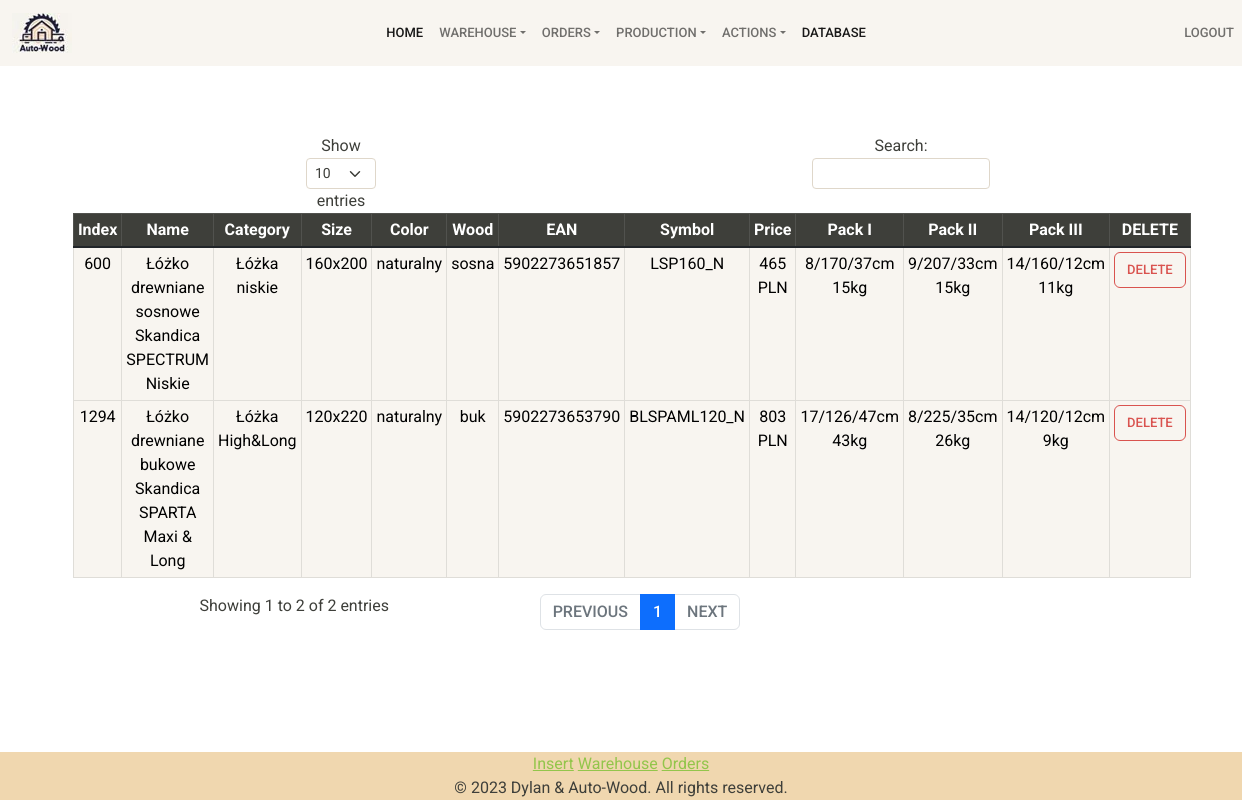
The app's page /warehouse (signed in), older data.
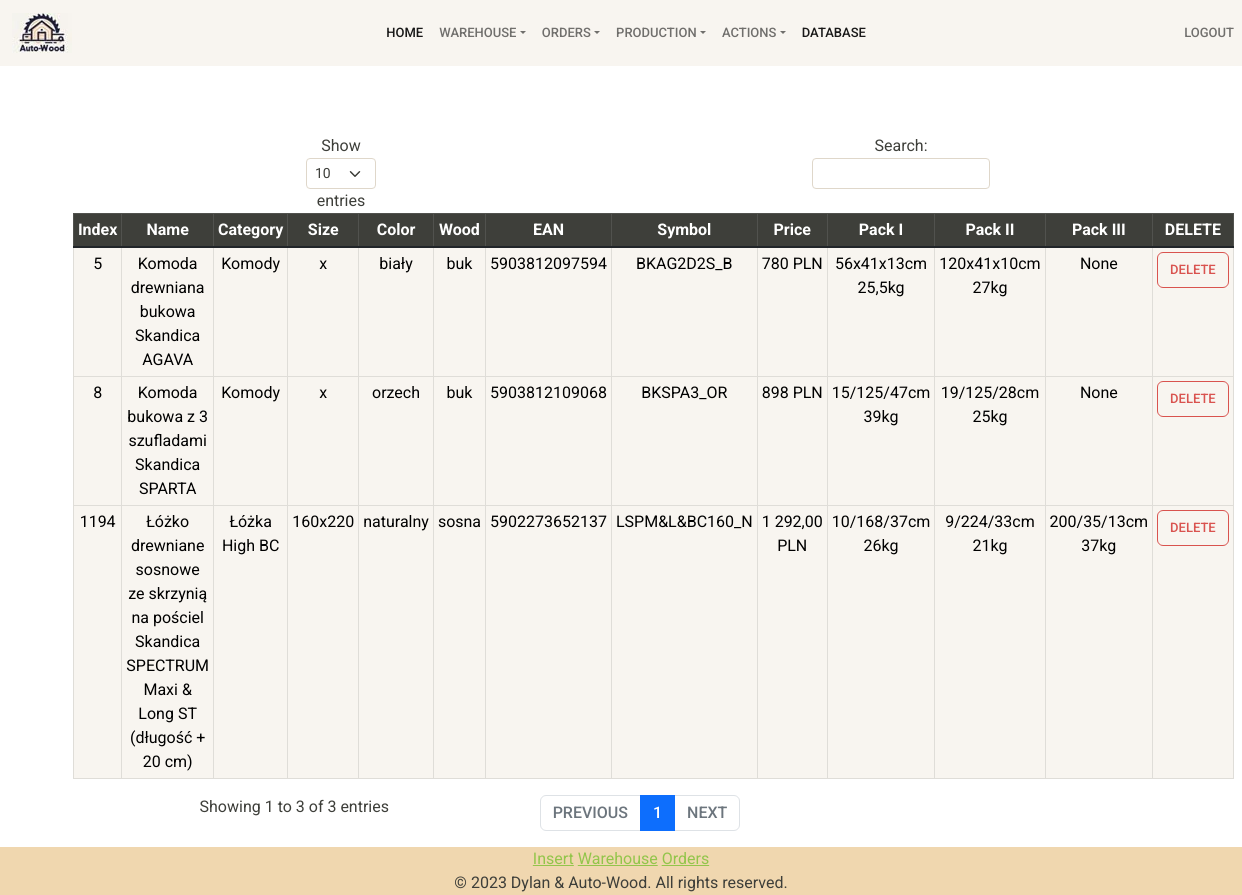
The same page, newer data.
### tables this page shows
CREATE TABLE warehouse (id INTEGER INDENTITY, EAN_CODE INTEGER REFERENCES sekwojaean ("Kod EAN"), date TEXT);

CREATE TABLE sekwojaean ("index" BIGINT, "Nazwa w sklepie" TEXT, "Nazwa kategorii" TEXT, Wymiary TEXT, "Rodzaj drewna" TEXT, "Kolor drewna" TEXT, "Kod EAN" BIGINT PRIMARY KEY, Symbol TEXT, "Cena zakupu bez stelaża [netto]" TEXT, "Paczka I" TEXT, "Paczka II" TEXT, "Paczka III" TEXT);

### app.py (the view)
@app.route("/warehouse", methods=["GET", "POST"])
@login_required
def warehouse():
    warehouse = db.execute('SELECT * FROM warehouse JOIN sekwojaean ON warehouse.EAN_CODE = sekwojaean."Kod EAN"')
    return render_template("warehouse.html", warehouse=warehouse)

### app.py (called while the page is built)
@app.after_request
def after_request(response):
    response.headers["Cache-Control"] = "no-cache, no-store, must-revalidate"
    response.headers["Expires"] = 0
    response.headers["Pragma"] = "no-cache"
    return response

### helpers.py (called while the page is built)
def login_required(f):
    @wraps(f)
    def decorated_function(*args, **kwargs):
        if session.get("user_id") is None:
            return redirect("/login")
        return f(*args, **kwargs)
    return decorated_function

### templates/warehouse.html (shortened to what this page needs)
{% extends "layout.html" %}
{% block main %}
<div class="tables">
  <table id="data" class="table table-sm table-bordered table-hover ">
      <thead>
          <tr class="table-dark table-hover">
          <th scope="col">Index</th>
          <th scope="col">Name</th>
          <th scope="col">Category</th>
          <th scope="col">Size</th>
          <th scope="col">Color</th>
          <th scope="col">Wood</th>
          <th scope="col">EAN</th>
          <th scope="col">Symbol</th>
          <th scope="col">Price</th>
          <th scope="col">Pack I</th>
          <th scope="col">Pack II</th>
          <th scope="col">Pack III</th>
          <th scope="col">DELETE</th>
          </tr>
      </thead>
      <tbody>
          {% for dict_item in warehouse %}
          <tr class="table-light table-hover">
              <td>{{ dict_item['index'] }}</td>
              <td>{{ dict_item['Nazwa w sklepie'] }}</td>
              <td>{{ dict_item['Nazwa kategorii'] }}</td>
              <td>{{ dict_item['Wymiary'] }}</td>
              <td>{{ dict_item['Kolor drewna'] }}</td>
              <td>{{ dict_item['Rodzaj drewna'] }}</td>
              <td>{{ dict_item['Kod EAN'] }}</td>
              <td>{{ dict_item['Symbol'] }}</td>
              <td>{{ dict_item['Cena zakupu bez stelaża [netto]'] }} PLN</td>
              <td>{{ dict_item['Paczka I'] }}</td>
              <td>{{ dict_item['Paczka II'] }}</td>
              <td>{{ dict_item['Paczka III'] }}</td>
              <td>
              <form action="/delete_wrow" method="post">
                  <button type="submit" class="btn btn-outline-danger">DELETE</button>
              </form>
          </td>
          </tr>
          {% endfor %}
      </tbody>
      </table>
</div>
{% endblock %}

### templates/layout.html (shortened to what this page needs)
<!DOCTYPE html>
<html lang="en">
    <head>
        <link href="https://cdn.jsdelivr.net/npm/bootstrap@5.1.3/dist/css/bootstrap.min.css" rel="stylesheet">
        <link href="/static/styles.css" rel="stylesheet">
        <link href="/static/bootswatch.css" rel="stylesheet">
    </head>
    <body>
  <nav class="navbar navbar-expand-lg navbar-light bg-light">
  <div class="container-fluid">
    <a class="navbar-brand" href="/">
      <img src="{{url_for('static', filename='nav-logo.jpg')}}"></a>
    {% if session["user_id"] %}
    <div class="collapse navbar-collapse justify-content-center" id="navbarColor01">
      <ul class="navbar-nav">
        <li class="nav-item">
          <a class="nav-link active nav-justified nav-pills " href="/">Home
          </a>
        </li>
        <li class="nav-item dropdown">
          <a class="nav-link dropdown-toggle " data-bs-toggle="dropdown" href="#" role="button" aria-haspopup="true" aria-expanded="false">Warehouse</a>
          <li class="nav-item dropdown">
            <a class="nav-link dropdown-toggle" data-bs-toggle="dropdown" href="#" role="button" aria-haspopup="true" aria-expanded="false">Orders</a>
            </li>
            <li class="nav-item dropdown">
              <a class="nav-link dropdown-toggle" data-bs-toggle="dropdown" href="#" role="button" aria-haspopup="true" aria-expanded="false">Production</a>
              <div class="dropdown-menu">
            <li class="nav-item dropdown">
              <a class="nav-link dropdown-toggle" data-bs-toggle="dropdown" href="#" role="button" aria-haspopup="true" aria-expanded="false">Actions</a>
              <div class="dropdown-menu">
                <li class="nav-item">
                  <a class="nav-link active" href="/database">DATABASE</a>
                </li>
          </ul>
        </div>
      </div>
      <form class="d-flex">
        <ul class="navbar-nav me-auto">
          <li class="nav-item">
            <a class="nav-link" href="/logout">Logout</a>
          </ul>
              {% endif %}
            </form>
        </nav>
    </body>
    <main class="container-fluid py-5 text-center">
      {% block main %}{% endblock %}
  </main>
  <footer>
    <div class="footer">
      <a href="/insert">Insert</a>
      <a href="/warehouse">Warehouse</a>
      <a href="/orders">Orders</a><br>
      &copy; 2023 Dylan & Auto-Wood. All rights reserved.
    </div>
  </footer>
</html>

### static/styles.css (style rules this page uses)
.tables { width: 90%; margin-left: auto; margin-right: auto; margin-top: 20px }
.footer { position: fixed; left: 0; bottom: 0; width: 100%; background-color: #f0d7af; text-align: center; }
div::before { z-index: -1; }

Row changes from the older to the newer data that the page shows:
removed warehouse: index "1294", dict_item "Łóżko drewniane bukowe Skandica SPARTA Maxi & Long", dict_item "Łóżka High&Long", Wymiary "120x220", dict_item "naturalny", dict_item "buk", dict_item "5902273653790", Symbol "BLSPAML120_N", dict_item "803", dict_item "17/126/47cm 43kg", dict_item "8/225/35cm 26kg", dict_item "14/120/12cm 9kg"
removed warehouse: index "600", dict_item "Łóżko drewniane sosnowe Skandica SPECTRUM Niskie", dict_item "Łóżka niskie", Wymiary "160x200", dict_item "naturalny", dict_item "sosna", dict_item "5902273651857", Symbol "LSP160_N", dict_item "465", dict_item "8/170/37cm 15kg", dict_item "9/207/33cm 15kg", dict_item "14/160/12cm 11kg"
added warehouse: index "8", dict_item "Komoda bukowa z 3 szufladami Skandica SPARTA", dict_item "Komody", Wymiary "x", dict_item "orzech", dict_item "buk", dict_item "5903812109068", Symbol "BKSPA3_OR", dict_item "898", dict_item "15/125/47cm 39kg", dict_item "19/125/28cm 25kg", dict_item "None"
added warehouse: index "5", dict_item "Komoda drewniana bukowa Skandica AGAVA", dict_item "Komody", Wymiary "x", dict_item "biały", dict_item "buk", dict_item "5903812097594", Symbol "BKAG2D2S_B", dict_item "780", dict_item "56x41x13cm 25,5kg", dict_item "120x41x10cm 27kg", dict_item "None"
added warehouse: index "1194", dict_item "Łóżko drewniane sosnowe ze skrzynią na pościel Skandica SPECTRUM Maxi & Long ST (długość + 20 cm)", dict_item "Łóżka High BC", Wymiary "160x220", dict_item "naturalny", dict_item "sosna", dict_item "5902273652137", Symbol "LSPM&L&BC160_N", dict_item "1 292,00", dict_item "10/168/37cm 26kg", dict_item "9/224/33cm 21kg", dict_item "200/35/13cm 37kg"
Text that changed along with them:
text written by a page script: "Show entries Search: Showing 1 to 2 of 2 entries PREVIOUS 1 NEXT" → "Show entries Search: Showing 1 to 3 of 3 entries PREVIOUS 1 NEXT"
